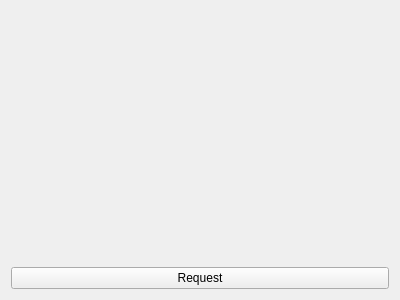
<?xml version="1.0" encoding="UTF-8"?>
<ui version="4.0">
 <class>MainWindow</class>
 <widget class="QMainWindow" name="MainWindow">
  <property name="geometry">
   <rect>
    <x>0</x>
    <y>0</y>
    <width>400</width>
    <height>300</height>
   </rect>
  </property>
  <property name="windowTitle">
   <string>MainWindow</string>
  </property>
  <widget class="QWidget" name="centralWidget">
   <layout class="QGridLayout" name="gridLayout">
    <item row="0" column="0">
     <widget class="QLabel" name="apiresponseshow">
      <property name="text">
       <string/>
      </property>
     </widget>
    </item>
    <item row="1" column="0">
     <widget class="QPushButton" name="pushButton">
      <property name="text">
       <string>Request</string>
      </property>
     </widget>
    </item>
   </layout>
  </widget>
 </widget>
 <layoutdefault spacing="6" margin="11"/>
 <resources/>
 <connections/>
</ui>
